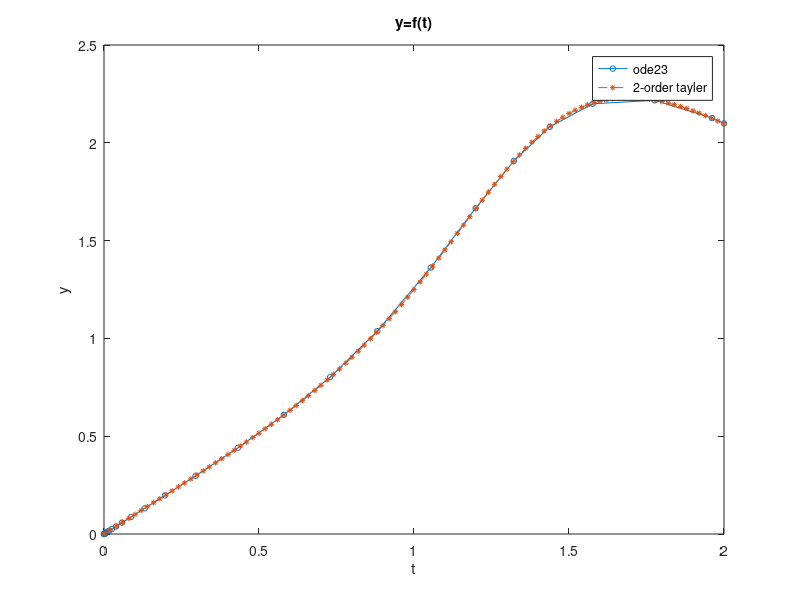

Write the MATLAB code that produced this figure.
clear
clc

f=@(t,y) 1+t.*sin(t.*y);
tspan = [0 2];
y0 = 0;
[t,y] = ode23(f, tspan, y0);
plot(t,y,'-o','MarkerSize',4)

h1=0.02;
t1=0:h1:2;
y1(1)=0;

d_f=@(t,y) t.*y.*cos(t.*y)+sin(t.*y);

for i=1:length(t1)-1
    y1(i+1)=y1(i)+h1*f(t1(i),y1(i))+h1^2/2*d_f(t1(i),y1(i));
end
hold on
plot(t1,y1,'--*','MarkerSize',4)
legend('ode23','2-order tayler')
xlabel('t')
ylabel('y')
title('y=f(t)')